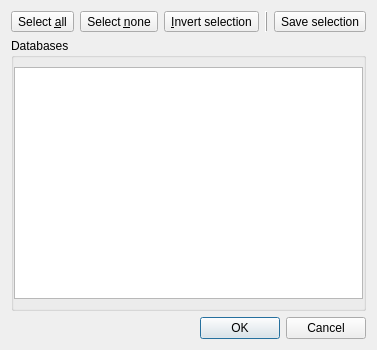
<?xml version="1.0" encoding="UTF-8"?>
<ui version="4.0">
 <class>Dialog</class>
 <widget class="QDialog" name="Dialog">
  <property name="windowModality">
   <enum>Qt::ApplicationModal</enum>
  </property>
  <property name="geometry">
   <rect>
    <x>0</x>
    <y>0</y>
    <width>210</width>
    <height>350</height>
   </rect>
  </property>
  <property name="windowTitle">
   <string>Query databases</string>
  </property>
  <layout class="QVBoxLayout" name="verticalLayout">
   <item>
    <layout class="QHBoxLayout" name="horizontalLayout_2">
     <item>
      <spacer name="horizontalSpacer">
       <property name="orientation">
        <enum>Qt::Horizontal</enum>
       </property>
       <property name="sizeHint" stdset="0">
        <size>
         <width>40</width>
         <height>20</height>
        </size>
       </property>
      </spacer>
     </item>
     <item>
      <widget class="QToolButton" name="btSelectAll">
       <property name="toolTip">
        <string>Select all items</string>
       </property>
       <property name="text">
        <string>Select &amp;all</string>
       </property>
       <property name="icon">
        <iconset resource="ui.qrc">
         <normaloff>:/icons/images/select-all.svg</normaloff>:/icons/images/select-all.svg</iconset>
       </property>
      </widget>
     </item>
     <item>
      <widget class="QToolButton" name="btSelectNone">
       <property name="toolTip">
        <string>Select nothing</string>
       </property>
       <property name="text">
        <string>Select &amp;none</string>
       </property>
       <property name="icon">
        <iconset resource="ui.qrc">
         <normaloff>:/icons/images/select-none.svg</normaloff>:/icons/images/select-none.svg</iconset>
       </property>
      </widget>
     </item>
     <item>
      <widget class="QToolButton" name="btSelectInvert">
       <property name="toolTip">
        <string>Invert selection</string>
       </property>
       <property name="text">
        <string>&amp;Invert selection</string>
       </property>
       <property name="icon">
        <iconset resource="ui.qrc">
         <normaloff>:/icons/images/select-invert.svg</normaloff>:/icons/images/select-invert.svg</iconset>
       </property>
      </widget>
     </item>
     <item>
      <widget class="QFrame" name="frame">
       <property name="frameShape">
        <enum>QFrame::VLine</enum>
       </property>
       <property name="frameShadow">
        <enum>QFrame::Raised</enum>
       </property>
      </widget>
     </item>
     <item>
      <widget class="QToolButton" name="btSaveSelection">
       <property name="text">
        <string>Save selection</string>
       </property>
       <property name="icon">
        <iconset resource="ui.qrc">
         <normaloff>:/icons/images/document-save.svg</normaloff>:/icons/images/document-save.svg</iconset>
       </property>
      </widget>
     </item>
     <item>
      <spacer name="horizontalSpacer_2">
       <property name="orientation">
        <enum>Qt::Horizontal</enum>
       </property>
       <property name="sizeHint" stdset="0">
        <size>
         <width>40</width>
         <height>20</height>
        </size>
       </property>
      </spacer>
     </item>
    </layout>
   </item>
   <item>
    <widget class="QGroupBox" name="groupBox">
     <property name="title">
      <string>Databases</string>
     </property>
     <property name="flat">
      <bool>true</bool>
     </property>
     <layout class="QHBoxLayout" name="horizontalLayout">
      <property name="leftMargin">
       <number>0</number>
      </property>
      <property name="rightMargin">
       <number>0</number>
      </property>
      <item>
       <widget class="QListWidget" name="lstDatabases">
        <property name="horizontalScrollBarPolicy">
         <enum>Qt::ScrollBarAlwaysOff</enum>
        </property>
        <property name="editTriggers">
         <set>QAbstractItemView::NoEditTriggers</set>
        </property>
        <property name="tabKeyNavigation">
         <bool>true</bool>
        </property>
        <property name="showDropIndicator" stdset="0">
         <bool>false</bool>
        </property>
        <property name="alternatingRowColors">
         <bool>true</bool>
        </property>
        <property name="selectionMode">
         <enum>QAbstractItemView::MultiSelection</enum>
        </property>
       </widget>
      </item>
     </layout>
    </widget>
   </item>
   <item>
    <widget class="QDialogButtonBox" name="buttonBox">
     <property name="orientation">
      <enum>Qt::Horizontal</enum>
     </property>
     <property name="standardButtons">
      <set>QDialogButtonBox::Cancel|QDialogButtonBox::Ok</set>
     </property>
    </widget>
   </item>
  </layout>
 </widget>
 <resources>
  <include location="ui.qrc"/>
 </resources>
 <connections>
  <connection>
   <sender>buttonBox</sender>
   <signal>accepted()</signal>
   <receiver>Dialog</receiver>
   <slot>accept()</slot>
   <hints>
    <hint type="sourcelabel">
     <x>200</x>
     <y>340</y>
    </hint>
    <hint type="destinationlabel">
     <x>157</x>
     <y>274</y>
    </hint>
   </hints>
  </connection>
  <connection>
   <sender>buttonBox</sender>
   <signal>rejected()</signal>
   <receiver>Dialog</receiver>
   <slot>reject()</slot>
   <hints>
    <hint type="sourcelabel">
     <x>200</x>
     <y>340</y>
    </hint>
    <hint type="destinationlabel">
     <x>209</x>
     <y>274</y>
    </hint>
   </hints>
  </connection>
 </connections>
</ui>
